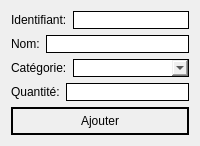
             <widget class="QWidget" name="tab_19">
              <attribute name="title">
               <string>Nouveau</string>
              </attribute>
              <layout class="QGridLayout" name="gridLayout_15">
               <item row="0" column="0">
                <layout class="QVBoxLayout" name="verticalLayout_21">
                 <item>
                  <layout class="QHBoxLayout" name="horizontalLayout_30">
                   <item>
                    <widget class="QLabel" name="label_23">
                     <property name="styleSheet">
                      <string notr="true">font: 600 12pt &quot;Segoe UI&quot;;
color: rgb(0, 0, 0);</string>
                     </property>
                     <property name="text">
                      <string>Identifiant:</string>
                     </property>
                    </widget>
                   </item>
                   <item>
                    <widget class="QLineEdit" name="lineEdit_17">
                     <property name="styleSheet">
                      <string notr="true">
color: rgb(0, 0, 0);
 border: 1px solid black;</string>
                     </property>
                     <property name="inputMask">
                      <string/>
                     </property>
                     <property name="text">
                      <string/>
                     </property>
                     <property name="maxLength">
                      <number>32767</number>
                     </property>
                    </widget>
                   </item>
                  </layout>
                 </item>
                 <item>
                  <layout class="QHBoxLayout" name="horizontalLayout_31">
                   <item>
                    <widget class="QLabel" name="label_24">
                     <property name="styleSheet">
                      <string notr="true">font: 600 12pt &quot;Segoe UI&quot;;
color: rgb(0, 0, 0);</string>
                     </property>
                     <property name="text">
                      <string>Nom:</string>
                     </property>
                    </widget>
                   </item>
                   <item>
                    <widget class="QLineEdit" name="lineEdit_18">
                     <property name="styleSheet">
                      <string notr="true">
color: rgb(0, 0, 0);
 border: 1px solid black;</string>
                     </property>
                     <property name="inputMask">
                      <string/>
                     </property>
                     <property name="text">
                      <string/>
                     </property>
                    </widget>
                   </item>
                  </layout>
                 </item>
                 <item>
                  <layout class="QHBoxLayout" name="horizontalLayout_32">
                   <item>
                    <widget class="QLabel" name="label_25">
                     <property name="styleSheet">
                      <string notr="true">font: 600 12pt &quot;Segoe UI&quot;;
color: rgb(0, 0, 0);</string>
                     </property>
                     <property name="text">
                      <string>Catégorie:</string>
                     </property>
                    </widget>
                   </item>
                   <item>
                    <widget class="QComboBox" name="comboBox_2">
                     <property name="sizePolicy">
                      <sizepolicy hsizetype="Expanding" vsizetype="Fixed">
                       <horstretch>0</horstretch>
                       <verstretch>0</verstretch>
                      </sizepolicy>
                     </property>
                     <property name="styleSheet">
                      <string notr="true">
color: rgb(0, 0, 0);
 border: 1px solid black;</string>
                     </property>
                    </widget>
                   </item>
                  </layout>
                 </item>
                 <item>
                  <layout class="QHBoxLayout" name="horizontalLayout_33">
                   <item>
                    <widget class="QLabel" name="label_26">
                     <property name="styleSheet">
                      <string notr="true">font: 600 12pt &quot;Segoe UI&quot;;
color: rgb(0, 0, 0);</string>
                     </property>
                     <property name="text">
                      <string>Quantité:</string>
                     </property>
                    </widget>
                   </item>
                   <item>
                    <widget class="QLineEdit" name="lineEdit_19">
                     <property name="styleSheet">
                      <string notr="true">
color: rgb(0, 0, 0);
 border: 1px solid black;</string>
                     </property>
                    </widget>
                   </item>
                  </layout>
                 </item>
                 <item>
                  <widget class="QPushButton" name="pushButton_20">
                   <property name="styleSheet">
                    <string notr="true">font: 600 12pt &quot;Segoe UI&quot;;
color: rgb(0, 0, 0);
 border: 2px solid black;
border-radius: 15px;
 padding: 5px; font: 600 12pt &quot;Segoe UI&quot;;
color: rgb(0, 0, 0);
</string>
                   </property>
                   <property name="text">
                    <string>Ajouter</string>
                   </property>
                  </widget>
                 </item>
                </layout>
               </item>
              </layout>
             </widget>
